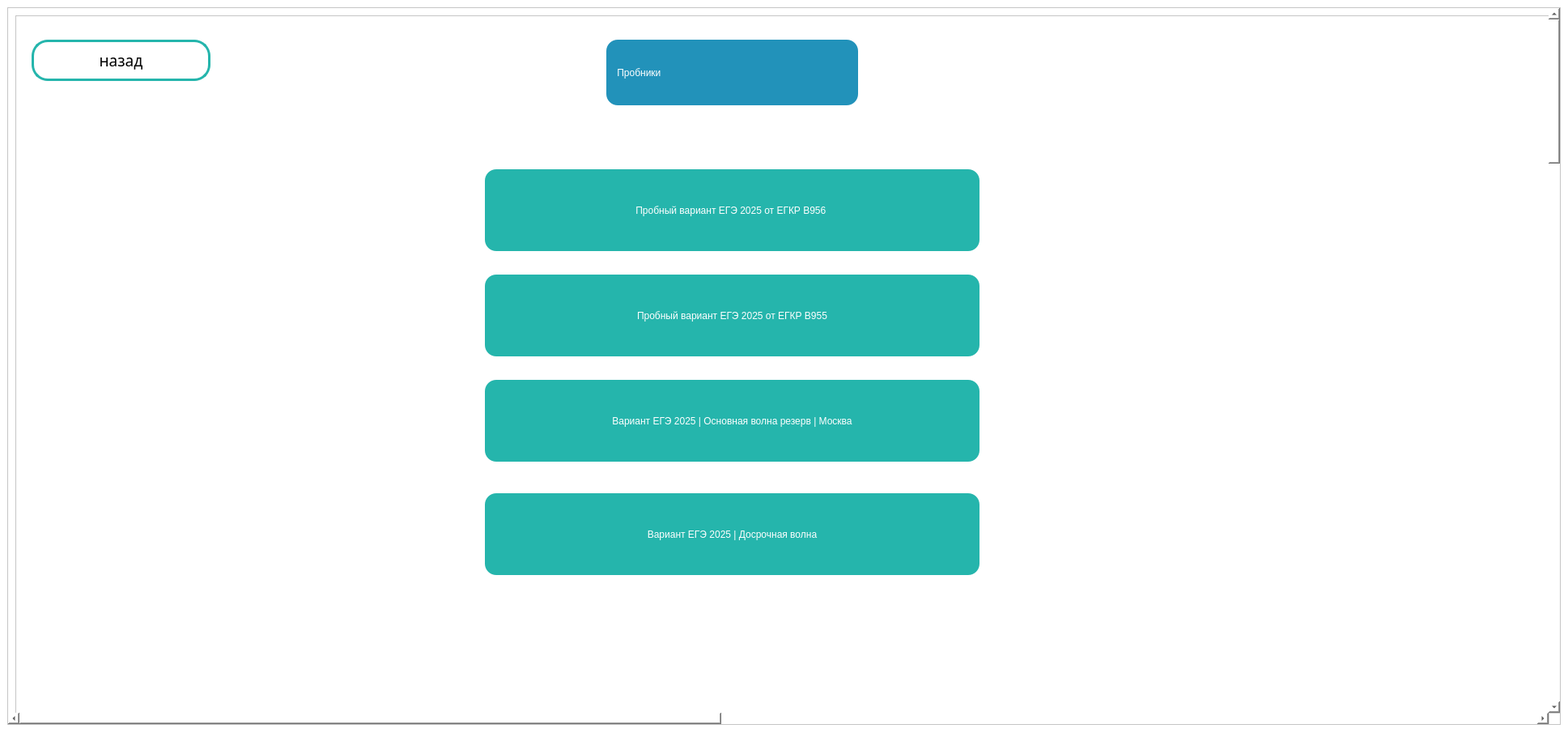
<?xml version="1.0" encoding="UTF-8"?>
<ui version="4.0">
 <class>MainWindow</class>
 <widget class="QMainWindow" name="MainWindow">
  <property name="geometry">
   <rect>
    <x>0</x>
    <y>0</y>
    <width>1937</width>
    <height>926</height>
   </rect>
  </property>
  <property name="windowTitle">
   <string>MainWindow</string>
  </property>
  <property name="styleSheet">
   <string notr="true">background-color: rgb(255, 255, 255);</string>
  </property>
  <widget class="QWidget" name="centralwidget">
   <property name="styleSheet">
    <string notr="true"/>
   </property>
   <layout class="QVBoxLayout" name="verticalLayout">
    <item>
     <widget class="QScrollArea" name="scrollArea">
      <property name="styleSheet">
       <string notr="true">QSCrollBar:vertical{
	boder:none;
	
	background-color: rgb(255, 239, 112);
	width: 14px;
	margin: 15px 0 15px 0;
	boder-radius: 0px;
}
QScrollBar::handle:vertical{
	background-color: rgb(86, 34, 103);
	min-height: 30px;
	border-radius: 7px;
}

QScrollBar::handle:vertical:hoverl{
	
	background-color: rgb(255, 85, 127);
}

QScrollBar::handle:vertical:pressed{
	
	background-color: rgb(55, 115, 255);
}

</string>
      </property>
      <property name="widgetResizable">
       <bool>true</bool>
      </property>
      <widget class="QWidget" name="scrollAreaWidgetContents">
       <property name="geometry">
        <rect>
         <x>0</x>
         <y>0</y>
         <width>5018</width>
         <height>5018</height>
        </rect>
       </property>
       <layout class="QVBoxLayout" name="verticalLayout_2">
        <item>
         <widget class="QFrame" name="frame">
          <property name="minimumSize">
           <size>
            <width>5000</width>
            <height>5000</height>
           </size>
          </property>
          <property name="styleSheet">
           <string notr="true"/>
          </property>
          <property name="frameShape">
           <enum>QFrame::StyledPanel</enum>
          </property>
          <property name="frameShadow">
           <enum>QFrame::Raised</enum>
          </property>
          <widget class="QLabel" name="logoLabel">
           <property name="geometry">
            <rect>
             <x>260</x>
             <y>20</y>
             <width>311</width>
             <height>81</height>
            </rect>
           </property>
           <property name="text">
            <string/>
           </property>
          </widget>
          <widget class="QPushButton" name="backButton">
           <property name="geometry">
            <rect>
             <x>20</x>
             <y>30</y>
             <width>221</width>
             <height>51</height>
            </rect>
           </property>
           <property name="font">
            <font>
             <family>Sitka Text Semibold</family>
             <pointsize>14</pointsize>
             <weight>7</weight>
             <italic>false</italic>
             <bold>false</bold>
            </font>
           </property>
           <property name="styleSheet">
            <string notr="true">background-color: rgba(255, 255, 255);
                color: rgb(0, 0, 0);
                font: 63 14pt &quot;Sitka Text Semibold&quot;;
                border-radius: 20px;

                border-width:3px;
                border-style: solid;
                border-color: rgb(37, 181, 172);</string>
           </property>
           <property name="text">
            <string>назад</string>
           </property>
          </widget>
          <widget class="QLabel" name="label">
           <property name="geometry">
            <rect>
             <x>730</x>
             <y>30</y>
             <width>311</width>
             <height>81</height>
            </rect>
           </property>
           <property name="styleSheet">
            <string notr="true">font: 63 30pt &quot;Sitka Text Semibold&quot;;
background-color: rgb(34, 146, 186);
color: rgb(255, 255, 255);
	border-radius: 14px;</string>
           </property>
           <property name="text">
            <string>    Пробники</string>
           </property>
          </widget>
          <widget class="QLabel" name="numLabel">
           <property name="geometry">
            <rect>
             <x>310</x>
             <y>280</y>
             <width>121</width>
             <height>41</height>
            </rect>
           </property>
           <property name="styleSheet">
            <string notr="true">background-color: rgba(255, 255, 255);
color: rgb(0, 0, 0);
border-color: rgb(255, 255, 255);
font: 63 22pt &quot;Sitka Text Semibold&quot;;</string>
           </property>
           <property name="text">
            <string/>
           </property>
          </widget>
          <widget class="QLabel" name="decisionLabel">
           <property name="geometry">
            <rect>
             <x>510</x>
             <y>810</y>
             <width>841</width>
             <height>621</height>
            </rect>
           </property>
           <property name="text">
            <string/>
           </property>
          </widget>
          <widget class="QPushButton" name="oneButton">
           <property name="geometry">
            <rect>
             <x>580</x>
             <y>190</y>
             <width>611</width>
             <height>101</height>
            </rect>
           </property>
           <property name="styleSheet">
            <string notr="true">font: 63 14pt &quot;Sitka Text Semibold&quot;;
background-color: rgb(37, 181, 172);
color: rgb(255, 255, 255);
border-radius: 14px;</string>
           </property>
           <property name="text">
            <string>Пробный вариант ЕГЭ 2025 от ЕГКР В956 </string>
           </property>
          </widget>
          <widget class="QPushButton" name="twoButton">
           <property name="geometry">
            <rect>
             <x>580</x>
             <y>320</y>
             <width>611</width>
             <height>101</height>
            </rect>
           </property>
           <property name="styleSheet">
            <string notr="true">font: 63 14pt &quot;Sitka Text Semibold&quot;;
background-color: rgb(37, 181, 172);
color: rgb(255, 255, 255);
border-radius: 14px;</string>
           </property>
           <property name="text">
            <string>Пробный вариант ЕГЭ 2025 от ЕГКР В955</string>
           </property>
          </widget>
          <widget class="QPushButton" name="threeButton">
           <property name="geometry">
            <rect>
             <x>580</x>
             <y>450</y>
             <width>611</width>
             <height>101</height>
            </rect>
           </property>
           <property name="styleSheet">
            <string notr="true">font: 63 14pt &quot;Sitka Text Semibold&quot;;
background-color: rgb(37, 181, 172);
color: rgb(255, 255, 255);
border-radius: 14px;</string>
           </property>
           <property name="text">
            <string>Вариант ЕГЭ 2025 | Основная волна резерв | Москва</string>
           </property>
          </widget>
          <widget class="QPushButton" name="fourButton">
           <property name="geometry">
            <rect>
             <x>580</x>
             <y>590</y>
             <width>611</width>
             <height>101</height>
            </rect>
           </property>
           <property name="styleSheet">
            <string notr="true">font: 63 14pt &quot;Sitka Text Semibold&quot;;
background-color: rgb(37, 181, 172);
color: rgb(255, 255, 255);
border-radius: 14px;</string>
           </property>
           <property name="text">
            <string>Вариант ЕГЭ 2025 | Досрочная волна</string>
           </property>
          </widget>
          <widget class="QPushButton" name="returnButton_9">
           <property name="geometry">
            <rect>
             <x>750</x>
             <y>1020</y>
             <width>611</width>
             <height>101</height>
            </rect>
           </property>
           <property name="styleSheet">
            <string notr="true">font: 63 14pt &quot;Sitka Text Semibold&quot;;
background-color: rgb(37, 181, 172);
color: rgb(255, 255, 255);
border-radius: 14px;</string>
           </property>
           <property name="text">
            <string>Вариант ЕГЭ 2025 | Основная волна резерв | Сибирь</string>
           </property>
          </widget>
         </widget>
        </item>
       </layout>
      </widget>
     </widget>
    </item>
   </layout>
  </widget>
  <widget class="QMenuBar" name="menubar">
   <property name="geometry">
    <rect>
     <x>0</x>
     <y>0</y>
     <width>1937</width>
     <height>21</height>
    </rect>
   </property>
  </widget>
  <widget class="QStatusBar" name="statusbar"/>
 </widget>
 <resources/>
 <connections/>
</ui>
